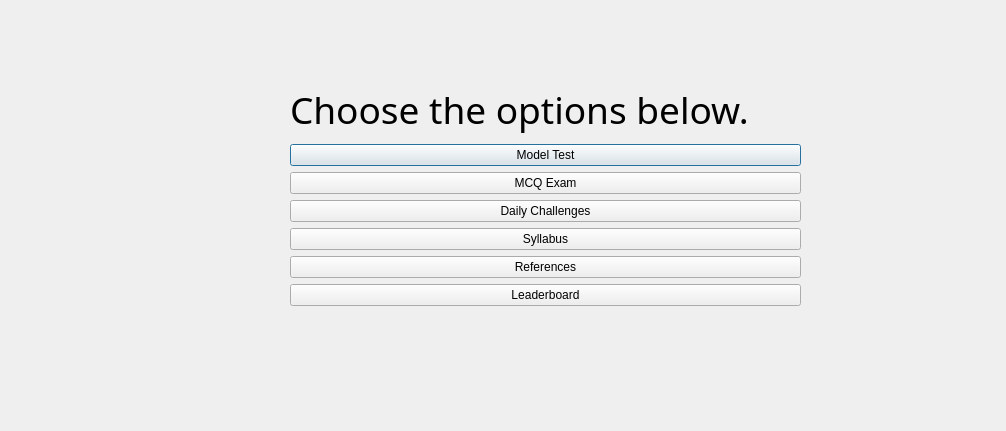
<?xml version="1.0" encoding="UTF-8"?>
<ui version="4.0">
 <class>Menus</class>
 <widget class="QDialog" name="Menus">
  <property name="geometry">
   <rect>
    <x>0</x>
    <y>0</y>
    <width>1006</width>
    <height>431</height>
   </rect>
  </property>
  <property name="minimumSize">
   <size>
    <width>1006</width>
    <height>431</height>
   </size>
  </property>
  <property name="windowTitle">
   <string>FEPP</string>
  </property>
  <widget class="QWidget" name="layoutWidget">
   <property name="geometry">
    <rect>
     <x>290</x>
     <y>80</y>
     <width>511</width>
     <height>226</height>
    </rect>
   </property>
   <layout class="QVBoxLayout" name="verticalLayout">
    <item>
     <widget class="QLabel" name="label_menus">
      <property name="font">
       <font>
        <family>Swis721 BdCnOul BT</family>
        <pointsize>28</pointsize>
       </font>
      </property>
      <property name="text">
       <string>Choose the options below.</string>
      </property>
     </widget>
    </item>
    <item>
     <widget class="QPushButton" name="Test">
      <property name="text">
       <string>Model Test</string>
      </property>
     </widget>
    </item>
    <item>
     <widget class="QPushButton" name="Exam">
      <property name="text">
       <string>MCQ Exam</string>
      </property>
     </widget>
    </item>
    <item>
     <widget class="QPushButton" name="Challanges">
      <property name="text">
       <string>Daily Challenges</string>
      </property>
     </widget>
    </item>
    <item>
     <widget class="QPushButton" name="Syllabus">
      <property name="text">
       <string>Syllabus</string>
      </property>
     </widget>
    </item>
    <item>
     <widget class="QPushButton" name="References">
      <property name="text">
       <string>References</string>
      </property>
     </widget>
    </item>
    <item>
     <widget class="QPushButton" name="pushButton">
      <property name="text">
       <string>Leaderboard</string>
      </property>
     </widget>
    </item>
   </layout>
  </widget>
  <widget class="QLabel" name="label_pic">
   <property name="geometry">
    <rect>
     <x>-23</x>
     <y>-15</y>
     <width>851</width>
     <height>461</height>
    </rect>
   </property>
   <property name="text">
    <string/>
   </property>
  </widget>
  <zorder>label_pic</zorder>
  <zorder>layoutWidget</zorder>
 </widget>
 <resources/>
 <connections/>
</ui>
